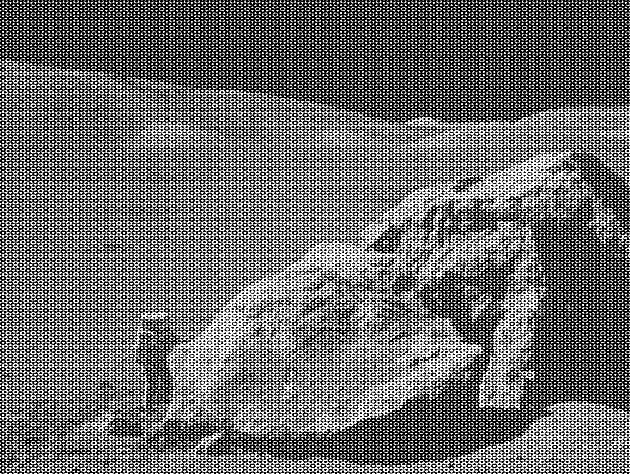
#> input picture Lab3/Question 2/noisy3.tif, 630 x 474 px
$ python noisy3.py
#> lines starting #> are read from the running program, lines starting #| are printed output that depends on the picture; after the words box and inside, x2 and y2 are one past the last pixel; in counts of white or black regions, pixels touching at a corner belong together
import cv2
import numpy as np
import scipy.ndimage

print('Using OpenCV ' + cv2.__version__)

img = cv2.imread('noisy3.tif', 0)
#> img is the input picture: shape (474, 630); min 0, max 255, mean 108.1
rows, cols = img.shape
#> rows = 474; cols = 630
print('Image Loaded (' + str(rows) + ' x ' + str(cols) + ')')
#| Image Loaded (474 x 630)

freq_ = np.fft.fft2(np.float32(img))
freq = np.fft.fftshift(freq_)
print(freq.shape)
#| (474, 630)
cv2.imwrite('spectrum noisy 3.jpg', 10*np.log(np.abs(freq)))
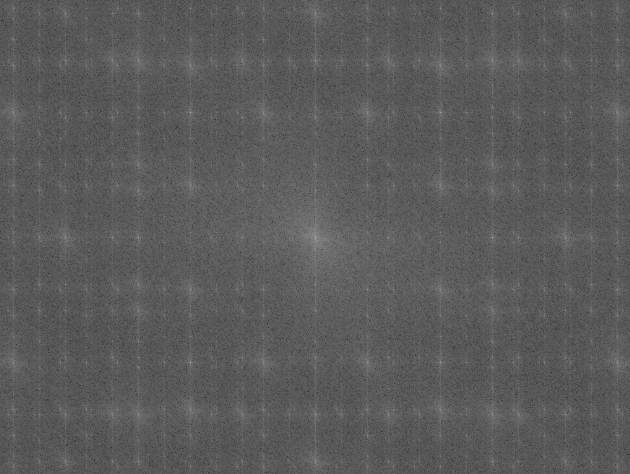
#> saved as spectrum noisy 3.jpg: shape (474, 630); min 23, max 173, mean 90.8

#Gaussian Mask
mask = np.zeros((rows,cols), np.float32)
for i in xrange(0,rows):
  for j in xrange(0,cols):
    if ((i-rows/2)**2 + (j-cols/2)**2) <= 100 ** 2:
      mask[i,j] = 1.0
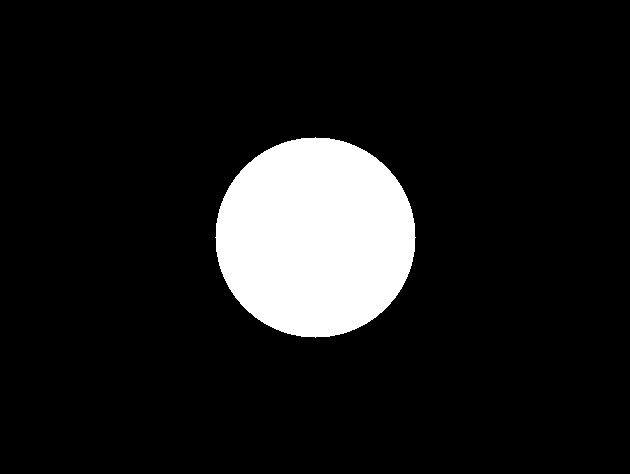
#> mask: shape (474, 630) float32; values 0 (black) and 1 (white), 10.5% white; 1 white region, box (x1, y1, x2, y2) and area: (215, 137, 416, 338) 31417
mask = scipy.ndimage.filters.gaussian_filter(mask, 100)
cv2.imwrite('mask noisy 3.jpg', mask * 255)
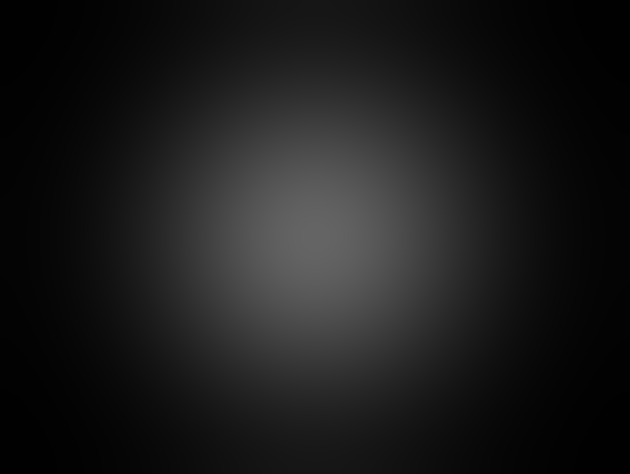
#> saved as mask noisy 3.jpg: shape (474, 630); min 1, max 100, mean 26.8

# Low Pass Filter
freq_m = np.fft.ifftshift(freq * mask)
img_back = np.fft.ifft2(freq_m)
img_back = np.absolute(img_back)
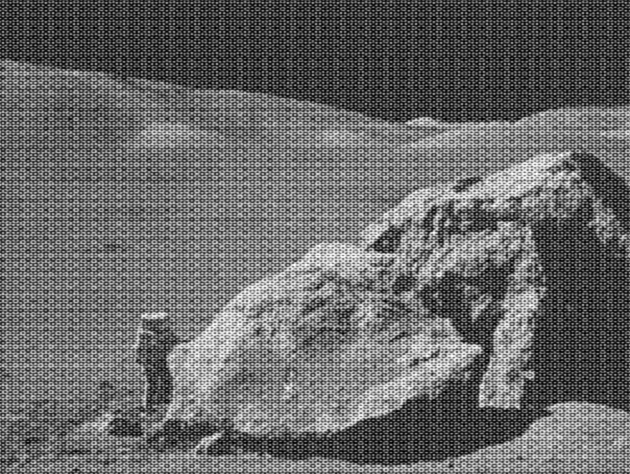
#> img_back: shape (474, 630) float64; min 8.92, max 91.16, mean 42.5; drawn with min black and max white
cv2.imwrite('Gaussian low pass noisy 3.jpg', img_back)
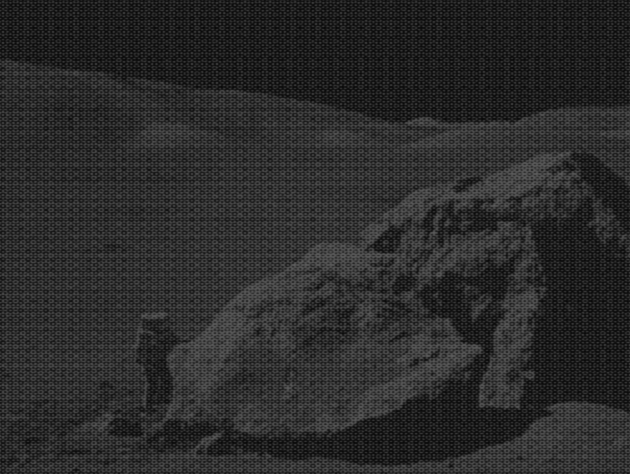
#> saved as Gaussian low pass noisy 3.jpg: shape (474, 630); min 9, max 91, mean 42.5

$ run again, with Lab3/Question 2/noisy1.tif copied over Lab3/Question 2/noisy3.tif
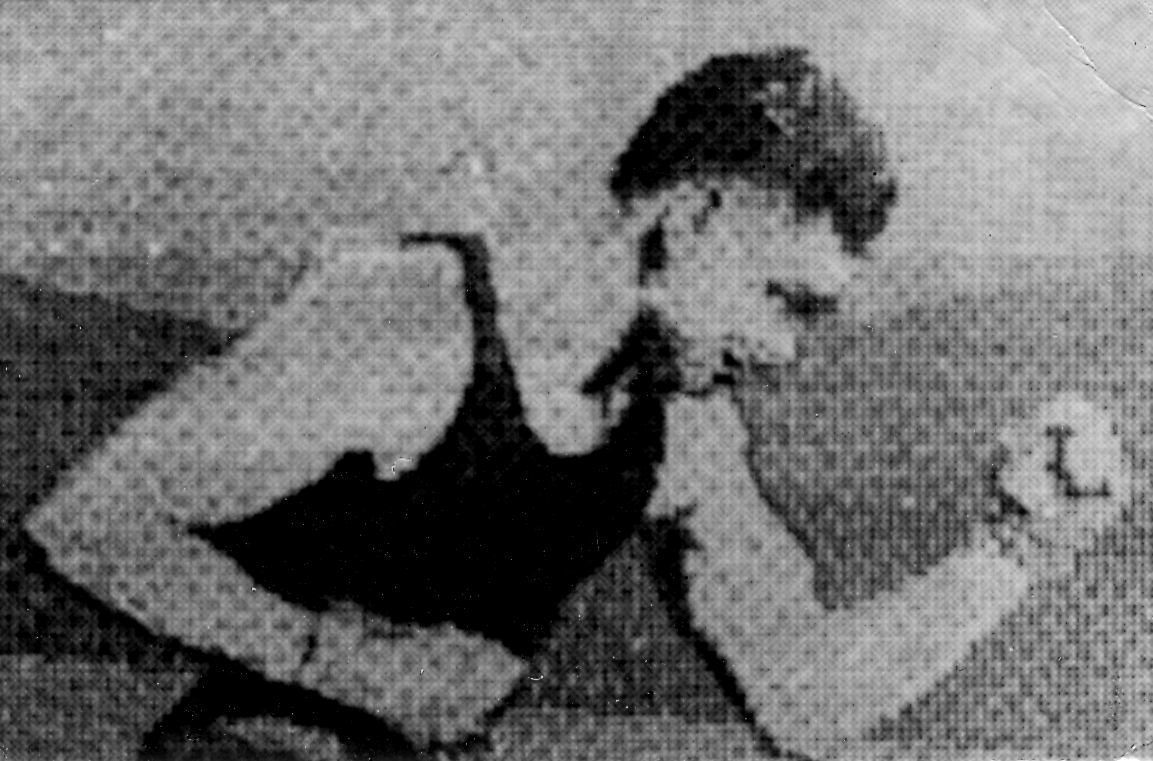
#> input picture Lab3/Question 2/noisy1.tif, 1153 x 761 px
#> img is the input picture: shape (761, 1153); min 0, max 255, mean 112.4
#| Image Loaded (761 x 1153)
#| (761, 1153)
#> after the loop `for i in xrange(0,rows):`:
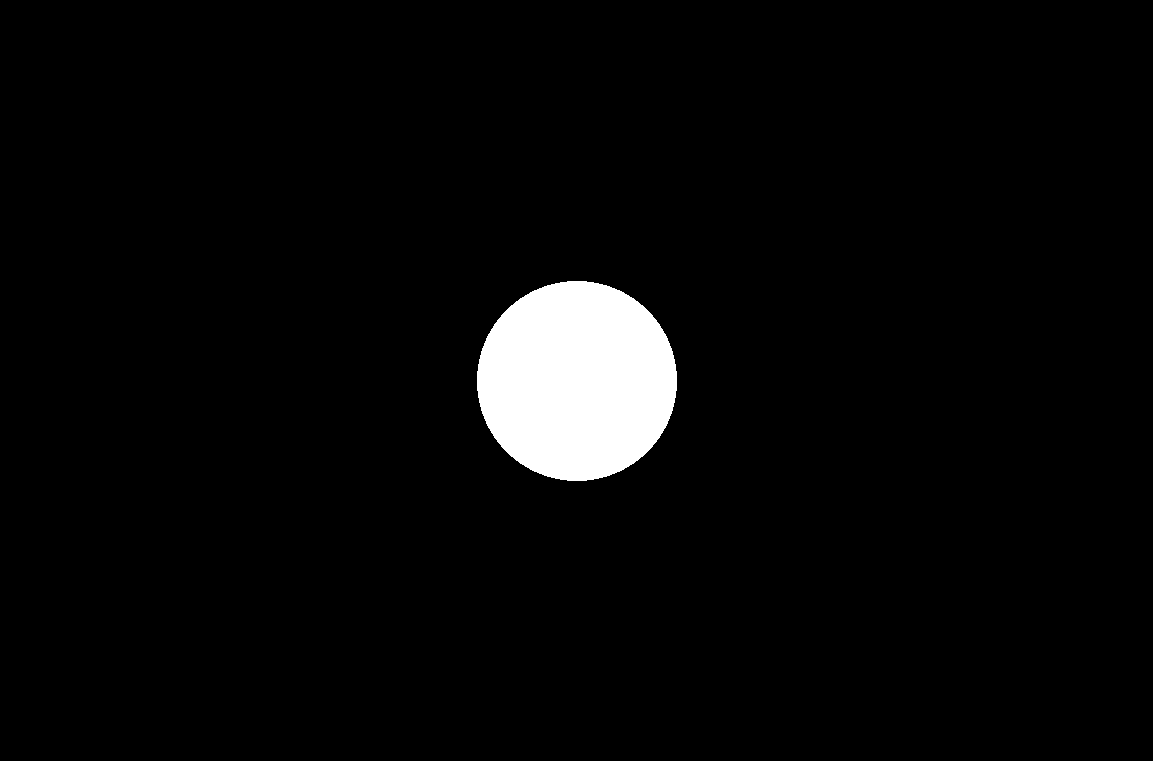
#> mask: shape (761, 1153) float32; values 0 (black) and 1 (white), 3.6% white; 1 white region, box (x1, y1, x2, y2) and area: (477, 281, 677, 481) 31428
#> `cv2.imwrite('Gaussian low pass noisy 3.jpg', img_back)`:
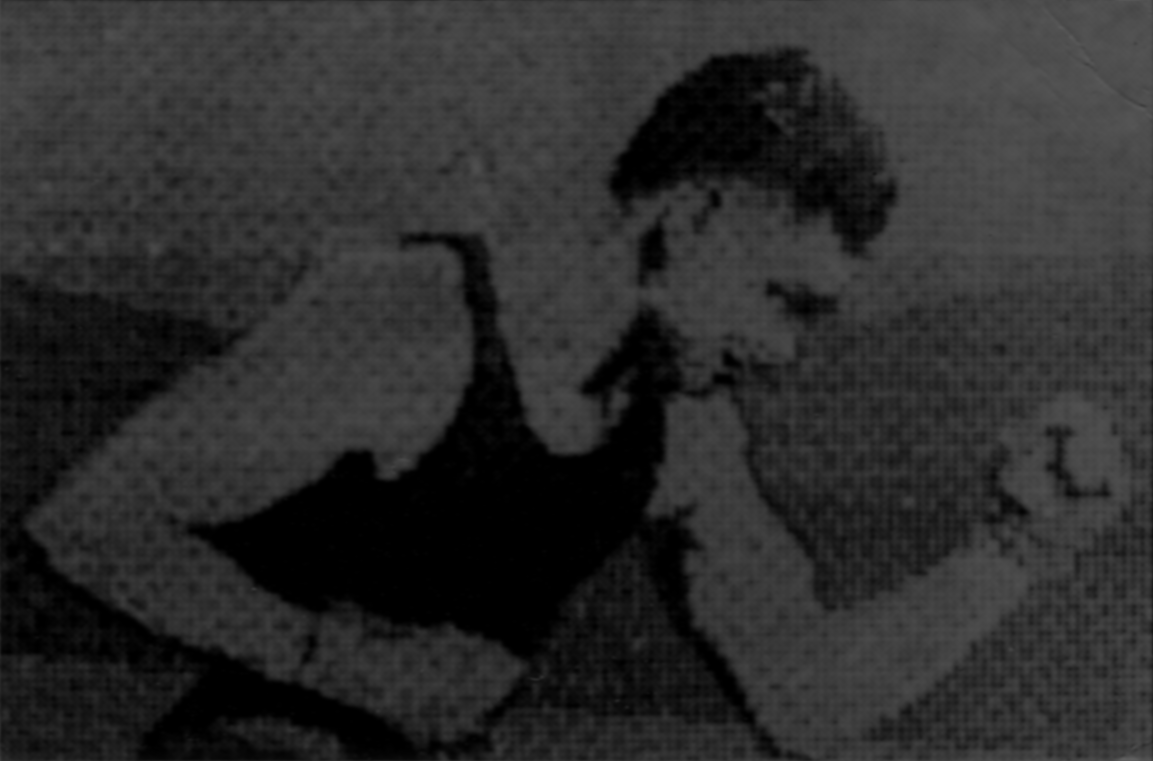
#> saved as Gaussian low pass noisy 3.jpg: shape (761, 1153); min 0, max 97, mean 44.2
